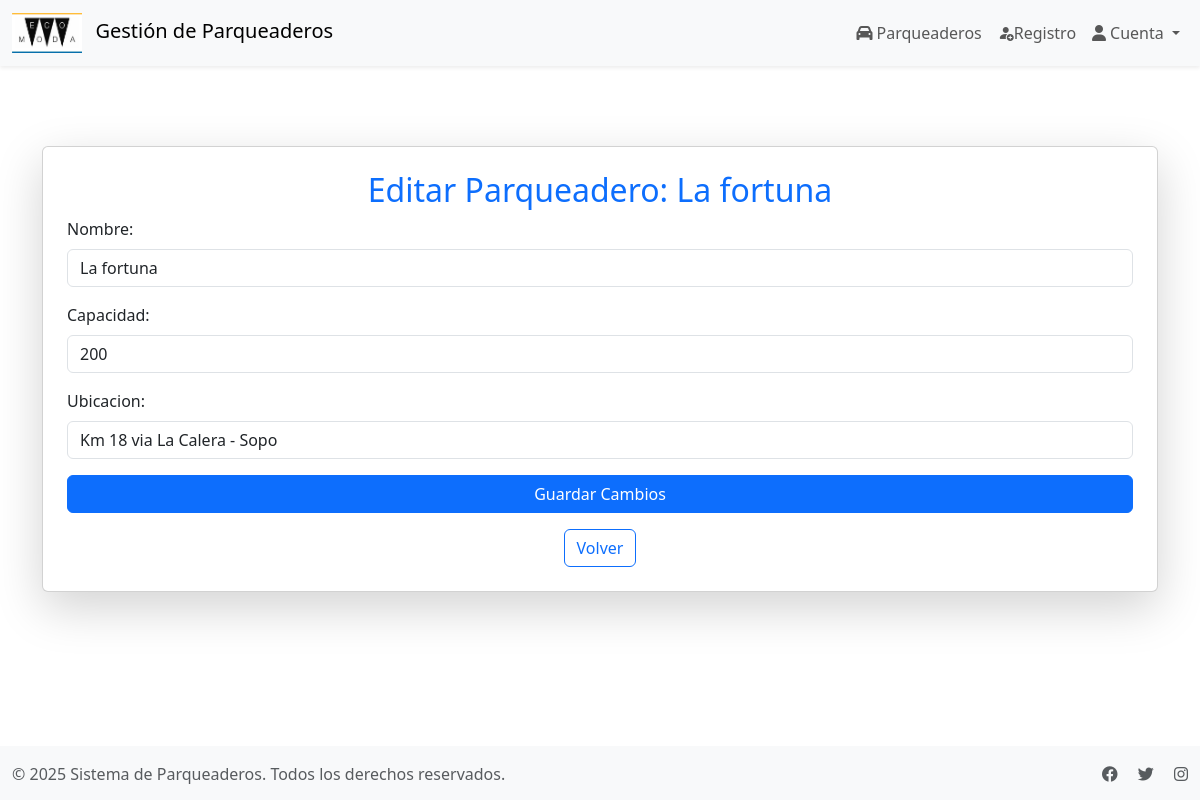
/parqueaderos/editar/13/, run on the app's committed database.
### parqueadero/models.py (models this page shows, shortened)
class Parqueadero(models.Model):
    nombre = models.CharField(max_length=100)
    capacidad = models.IntegerField()
    ubicacion = models.CharField(max_length=255)

### parqueadero/views.py (the view)
# urls.py: path('editar/<int:pk>/', editar_parqueadero, name='editar_parqueadero'),
def editar_parqueadero(request, pk):
    parqueadero = get_object_or_404(Parqueadero, pk=pk)
    if request.method == "POST":
        form = ParqueaderoForm(request.POST, instance=parqueadero)
        if form.is_valid():
            form.save()
            return redirect('lista_parqueaderos')
    else:
        form = ParqueaderoForm(instance=parqueadero)
    return render(request, 'parqueadero/editar_parqueadero.html', {'form': form, 'parqueadero': parqueadero})

### parqueadero/forms.py (shortened to what this page needs)
class ParqueaderoForm(forms.ModelForm):
    class Meta:
        model = Parqueadero
        fields = ['nombre', 'capacidad', 'ubicacion']
        widgets = {
            'nombre': forms.TextInput(attrs={'class': 'form-control', 'placeholder': 'Ingrese el nombre'}),
            'capacidad': forms.TextInput(attrs={'class': 'form-control', 'placeholder': 'Ingrese la capacidad'}),
            'ubicacion': forms.TextInput(attrs={'class': 'form-control', 'placeholder': 'Ingrese la ubicacion'}),
        }

### parqueadero/templates/parqueadero/editar_parqueadero.html (shortened to what this page needs)
{% extends 'base_app_parqueadero.html' %} {% block content %}
<div class="container mt-5">
  <div class="card shadow-lg p-4">
    <h2 class="text-center text-primary">
      Editar Parqueadero: {{parqueadero.nombre}}
    </h2>
    <form method="post">
      <div class="mb-3">
        <label for="" class="form-label">Nombre:</label>
        {{ form.nombre }}
      </div>
      <div class="mb-3">
        <label for="" class="form-label">Capacidad:</label>
        {{ form.capacidad }}
      </div>
      <div class="mb-3">
        <label for="" class="form-label">Ubicacion:</label>
        {{ form.ubicacion }}
      </div>
      <button type="submit" class="btn btn-primary w-100">
        Guardar Cambios
      </button>
    </form>
    <div class="text-center mt-3">
      <a href="{% url 'lista_parqueaderos' %}" class="btn btn-outline-primary"
        >Volver</a
      >
    </div>
  </div>
</div>
{% endblock %}

### data on the page
Parqueadero: nombre "La fortuna", capacidad "200", ubicacion "Km 18 via La Calera - Sopo"
